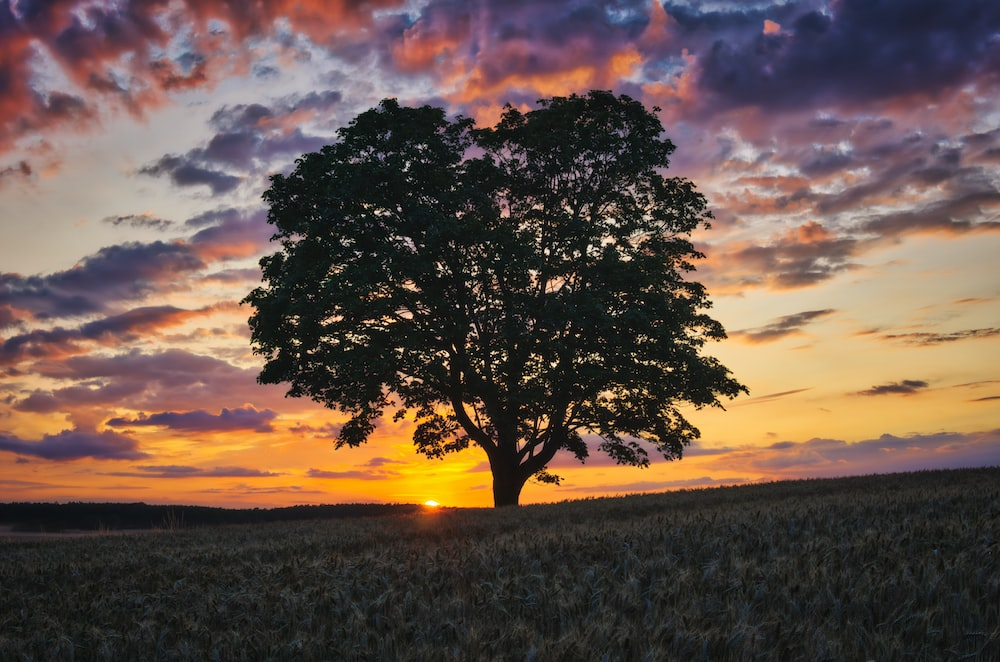
#> input picture LGMVIP-Data-Science-main/BEGINNER LEVEL TASK/Image to Pencil Sketch with Python/Nature.jpg, 1000 x 662 px
$ python 'Image to Pencil Sketch with Python.py'
#> lines starting #> are read from the running program, lines starting #| are printed output that depends on the picture
'''
Data Science Intern at Let's Grow More LGMVIP
Beginner Level Task
Image to Pencil Sketch with Python
Sumit Koli
'''
# Importing Libraries
import cv2

# Reading the original image
image = cv2.imread('./Nature.jpg')
#> image is the input picture: shape (662, 1000, 3); mean B, G, R 74.5, 83.8, 103
# Displaying Original Image
cv2.imshow("Original Image", image)
cv2.waitKey(0)

# Reading the black and white image
b_and_w_image = cv2.cvtColor(image, cv2.COLOR_BGR2GRAY)
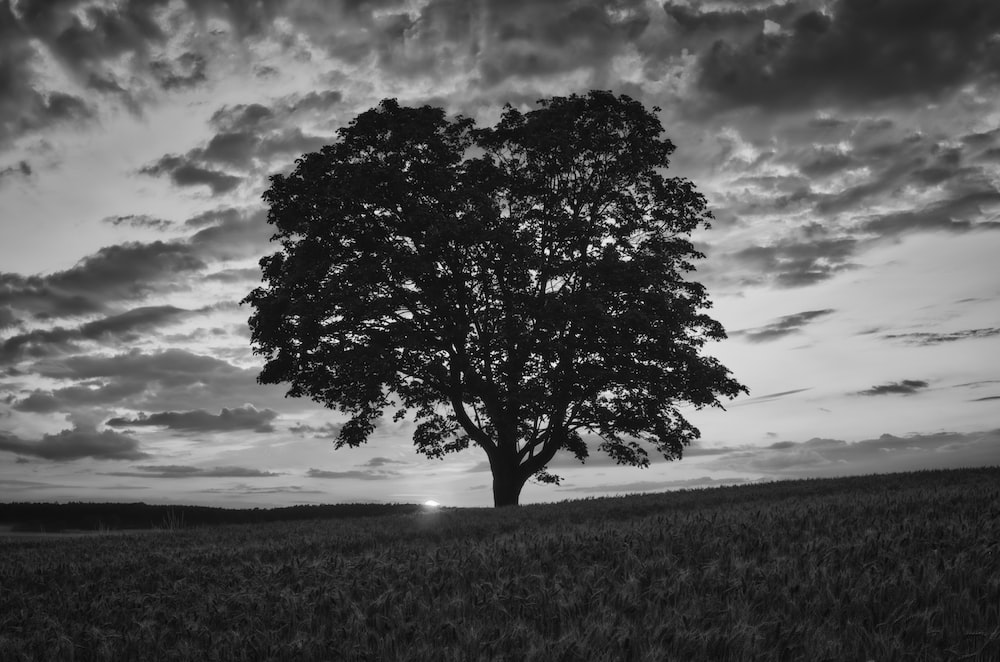
#> b_and_w_image: shape (662, 1000); min 0, max 254, mean 88.5
# Displaying Black And White Image
cv2.imshow("Black and White Image", b_and_w_image)
cv2.waitKey(0)

# Inverting the image
inverted_image = 255 - b_and_w_image
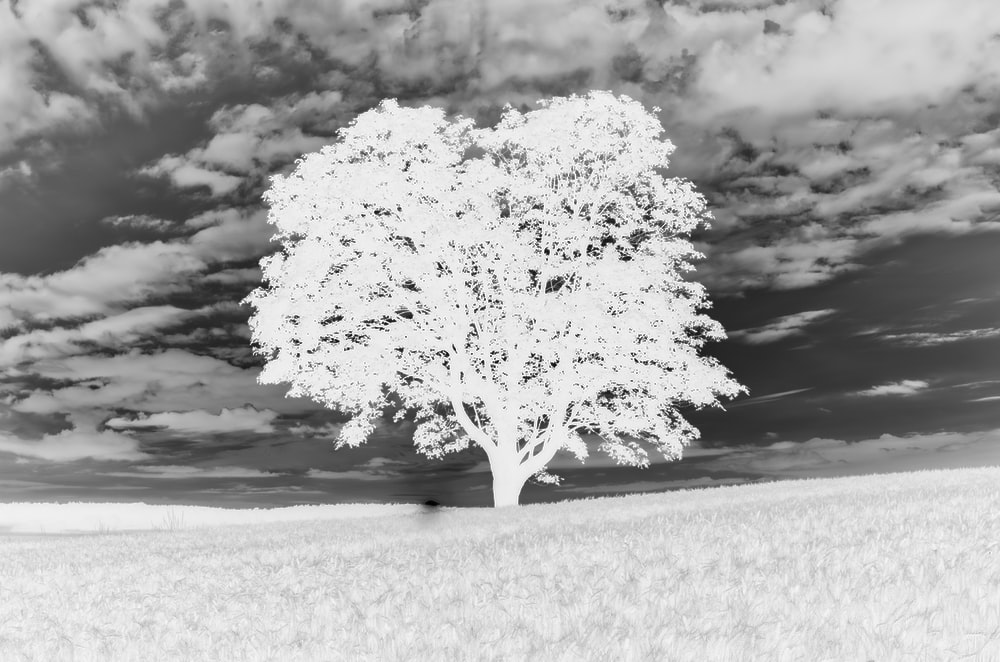
#> inverted_image: shape (662, 1000); min 1, max 255, mean 166.5
# Displaying Inverted Image
cv2.imshow("Inverted Image", inverted_image)
cv2.waitKey()

# Blurring the image
blurred = cv2.GaussianBlur(inverted_image, (21, 21), 0)
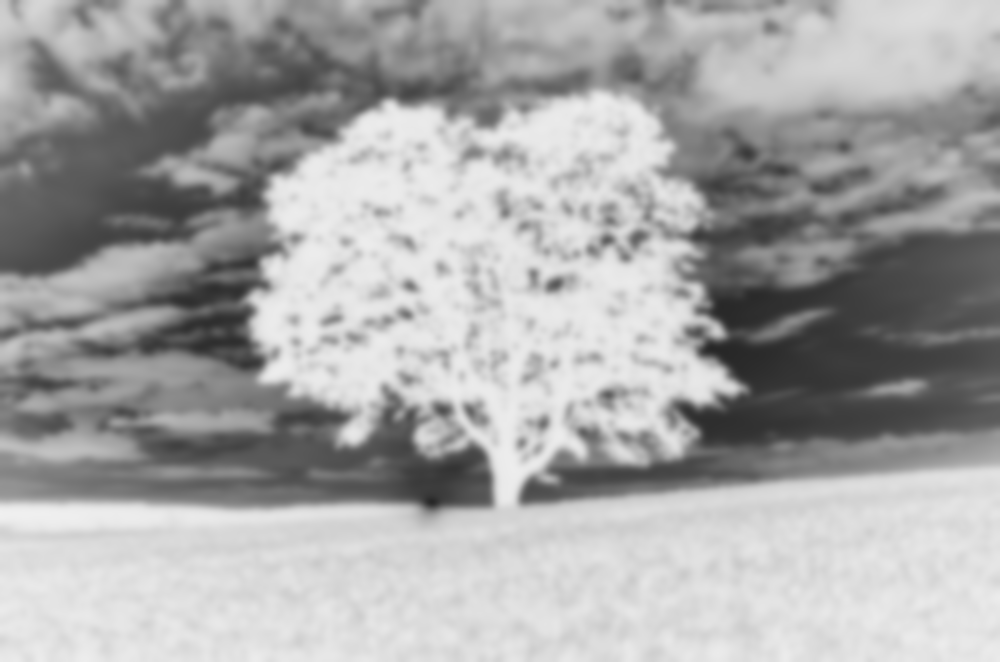
#> blurred: shape (662, 1000); min 38, max 240, mean 166.5

# Inverting the Blurred Image
inverted_blurred = 255 - blurred
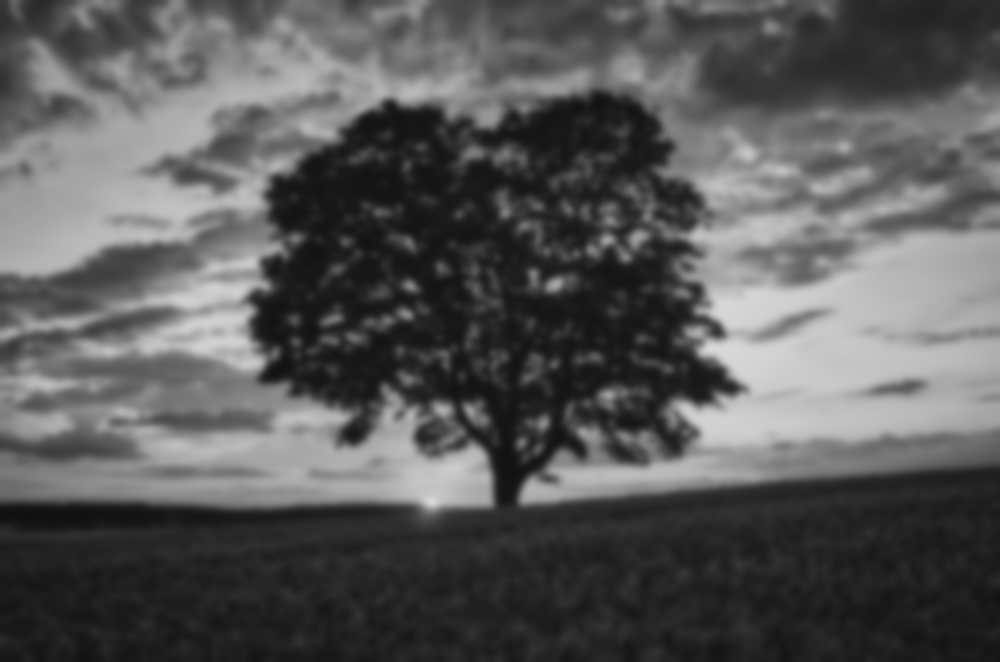
#> inverted_blurred: shape (662, 1000); min 15, max 217, mean 88.5
# Creating the Pencil Sketch image
pencil_sketch = cv2.divide(b_and_w_image, inverted_blurred, scale=256.0)
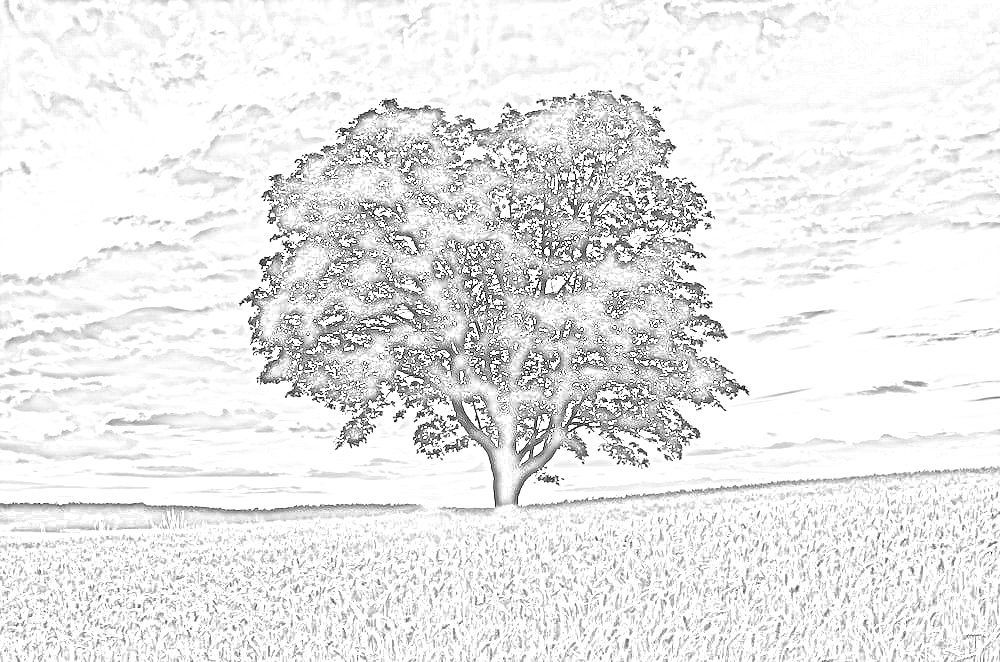
#> pencil_sketch: shape (662, 1000); min 0, max 255, mean 233.6
# Displaying Sketch Image
cv2.imshow("Sketch Image", pencil_sketch)
cv2.waitKey(0)

# Displaying Original Image
cv2.imshow("Original Image", image)
# Displaying Sketch Image
cv2.imshow("Pencil Sketch Image", pencil_sketch)
cv2.waitKey(0)

$ run again, with LGMVIP-Data-Science-main/BEGINNER LEVEL TASK/Image to Pencil Sketch with Python/dog.jpg copied over LGMVIP-Data-Science-main/BEGINNER LEVEL TASK/Image to Pencil Sketch with Python/Nature.jpg
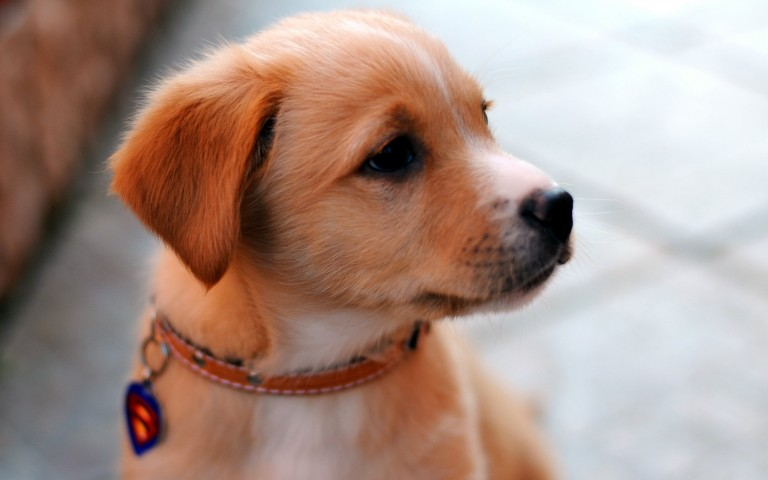
#> input picture LGMVIP-Data-Science-main/BEGINNER LEVEL TASK/Image to Pencil Sketch with Python/dog.jpg, 768 x 480 px
#> image is the input picture: shape (480, 768, 3); mean B, G, R 134.8, 145.1, 169.5
#> `inverted_image = 255 - b_and_w_image`:
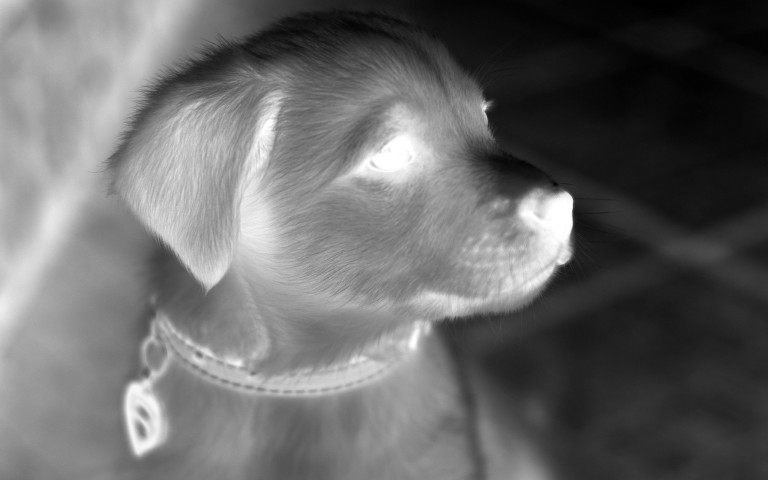
#> inverted_image: shape (480, 768); min 0, max 255, mean 103.8
#> `pencil_sketch = cv2.divide(b_and_w_image, inverted_blurred, scale=256.0)`:
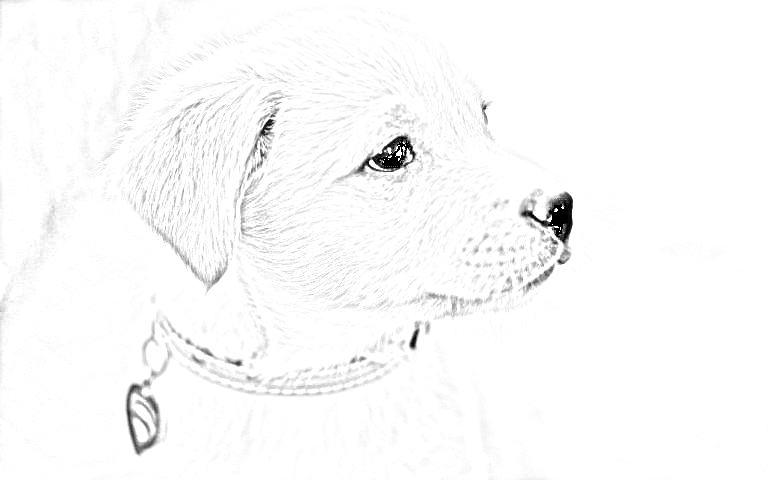
#> pencil_sketch: shape (480, 768); min 0, max 255, mean 250.2
